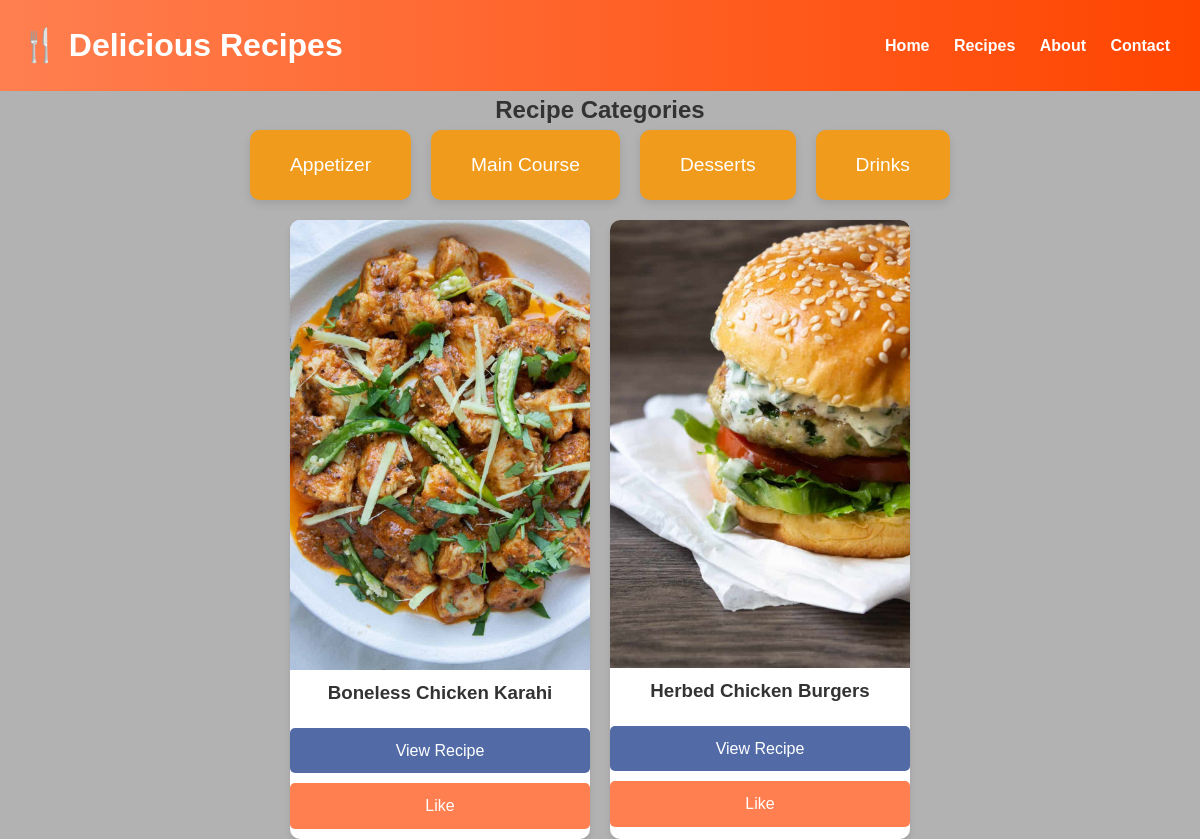
/recipe, run on an earlier commit of the app's database.
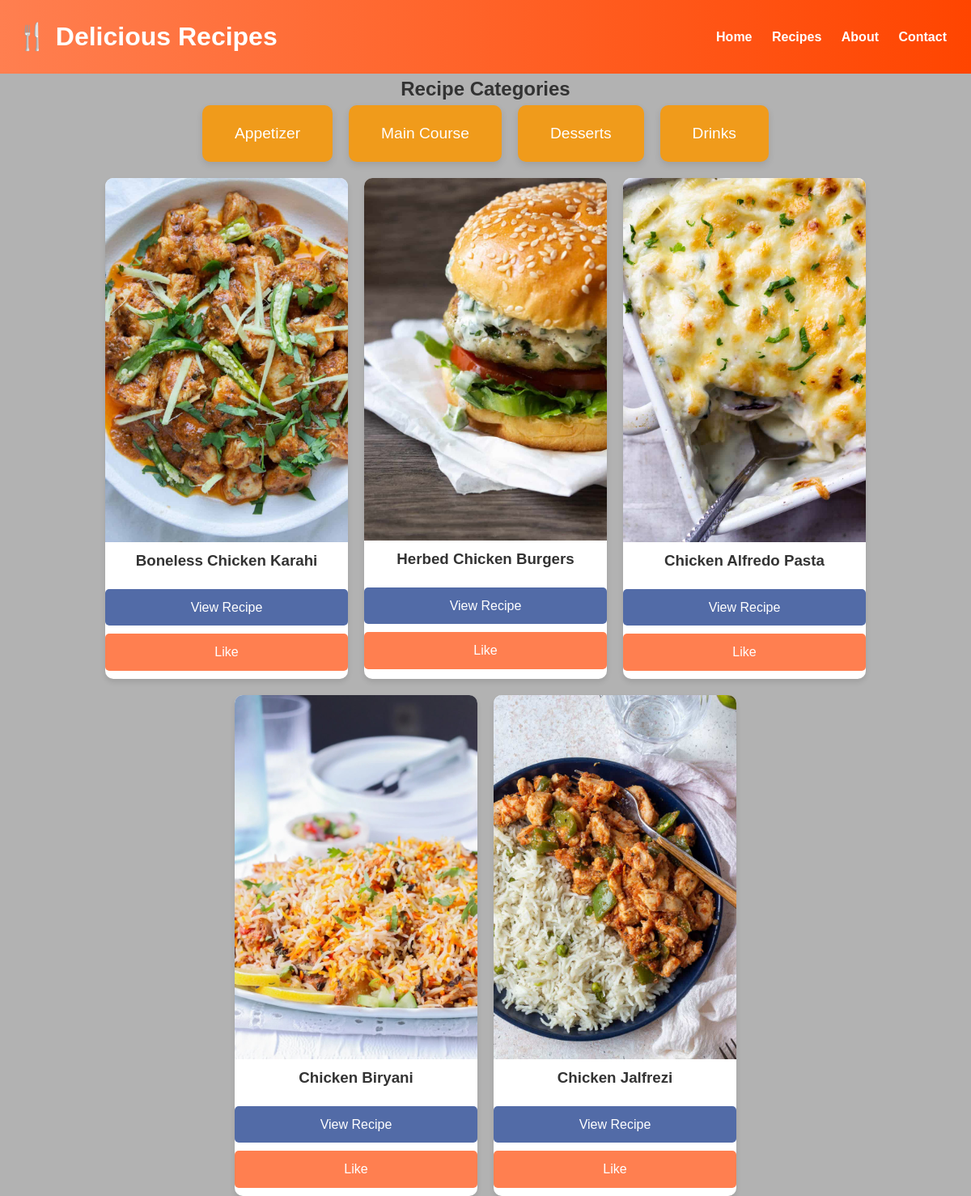
And on a later commit of the database.
### model.py (models this page shows, shortened)
class Recipe(db.Model):
    id = db.Column(db.Integer, primary_key=True)
    title = db.Column(db.String(100), nullable=False)
    description = db.Column(db.Text, nullable=False)
    instructions = db.Column(db.Text, nullable=False)
    image = db.Column(db.String(100), nullable=True)
    created_at = db.Column(db.DateTime, default=datetime.utcnow)
    category_id = db.Column(db.Integer, db.ForeignKey('category.id'), nullable=False)
    ingredients = db.relationship('Ingredient', secondary=recipe_ingredient, backref='recipes')
    category = db.relationship('Category', backref=db.backref('recipes', lazy=True))

### app.py (the view)
@app.route('/recipe', defaults={'category': None})
@app.route('/recipe/<string:category>')
def recipe(category):
    if category:
        recipes = Recipe.query.join(Category).filter(Category.name == category).all()
    else:
        recipes = Recipe.query.all()  # Get all recipes without adding any specific text
    return render_template('recipe.html', recipes=recipes, category=category)

### app.py (called while the page is built)
@app.before_request
def init_categories():
    if Category.query.count() == 0:  # Only add if the category table is empty
        category1 = Category(name="Appetizer")
        category2 = Category(name="Main Course")
        category3 = Category(name="Dessert")
        category4 = Category(name="Drinks")
        db.session.add_all([category1, category2, category3, category4])
        db.session.commit()
        print("Categories added to the database.")

### templates/recipe.html (shortened to what this page needs)
<!DOCTYPE html>
<html lang="en">
<head>
    <link rel="stylesheet" href="{{ url_for('static', filename='css/recipe.css') }}">
</head>
<body>
    <header>
        <div class="container">
            <h1>🍴 Delicious Recipes</h1>
            <nav>
                <a href="{{ url_for('home') }}">Home</a>
                <a href="{{ url_for('recipe') }}">Recipes</a>
                <a href="{{ url_for('about') }}">About</a>
                <a href="{{ url_for('contact') }}">Contact</a>
            </nav>
        </div>
    </header>
    <main>
        <h2>Recipe Categories</h2>
        <div class="categories">
            <a href="{{ url_for('recipe', category='Appetizer') }}"
                class="{% if category == 'Appetizer' %}active{% endif %}">
                Appetizer
            </a>
            <a href="{{ url_for('recipe', category='Main Course') }}"
                class="{% if category == 'Main Course' %}active{% endif %}">
                Main Course
            </a>
            <a href="{{ url_for('recipe', category='Desserts') }}"
                class="{% if category == 'Desserts' %}active{% endif %}">
                Desserts
            </a>
            <a href="{{ url_for('recipe', category='Drinks') }}" class="{% if category == 'Drinks' %}active{% endif %}">
                Drinks
            </a>
        </div>
        {% if recipes %}
        <div id="recipe-container" class="recipe-grid">
            {% for recipe in recipes %}
            <div class="recipe-item">
                <img src="{{ url_for('static', filename='images/' + recipe.image) }}" alt="{{ recipe.title }}">
                <h3>{{ recipe.title }}</h3>
                <div class="card-buttons">
                    <a href="{{ url_for('recipe_details', recipe_id=recipe.id) }}" class="btn-view">View Recipe</a>
                    <a href="{{ url_for('like_recipe', recipe_id=recipe.id) }}" class="btn-like">Like</a>
                </div>
            </div>
            {% endfor %}
        </div>
        {% else %}
        <p>No recipes available.</p>
        {% endif %}
    </main>
</body>
</html>

### static/css/recipe.css (style rules this page uses)
body, h1, h2, h3, p, a, button { margin: 0; padding: 0; font-family: 'Poppins', sans-serif; text-decoration: none; }
body { line-height: 1.6; color: #333; background-image: linear-gradient(rgba(0, 0, 0, 0.3), rgba(0, 0, 0, 0.3)), url('/static/images/bg3.jpg'); background-size: cover; display: flex; flex-direction: column; min-height: 100vh; text-align: center; }
header { background: linear-gradient(to right, #ff7f50, #ff4500); color: white; padding: 20px 0; text-align: center; }
header .container { display: flex; justify-content: space-between; align-items: center; padding: 0 20px; }
header nav a { color: white; margin: 0 10px; transition: color 0.3s ease; font-weight: bold; }
.categories { display: flex; justify-content: center; gap: 20px; flex-wrap: wrap; margin-bottom: 20px; }
.categories a { background: #f09b1b; color: white; padding: 20px 40px; font-size: 1.2em; border-radius: 10px; box-shadow: 0 4px 8px rgba(0, 0, 0, 0.1); transition: background 0.3s ease, transform 0.3s ease; }
.recipe-grid { display: flex; justify-content: center; flex-wrap: wrap; gap: 20px; }
.recipe-grid h3 { text-align: center; margin-bottom: 20px; }
.recipe-item { width: 300px; background: white; border-radius: 10px; box-shadow: 0 4px 6px rgba(0, 0, 0, 0.1); overflow: hidden; transition: transform 0.3s ease; }
.recipe-item img { width: 100%; height: auto; }
.card-buttons .btn-like { display: block; margin: 10px auto; background: #ff7f50; color: white; padding: 10px 15px; border-radius: 5px; transition: background 0.3s ease; text-align: center; }
.card-buttons .btn-view { display: block; margin: 10px auto; background: #526ba7; color: white; padding: 10px 15px; border-radius: 5px; transition: background 0.3s ease; text-align: center; }

What changed in the data, as far as the page shows it:
added Recipe: image (picture), title "Chicken Alfredo Pasta"
added Recipe: image (picture), title "Chicken Biryani"
added Recipe: image (picture), title "Chicken Jalfrezi"
